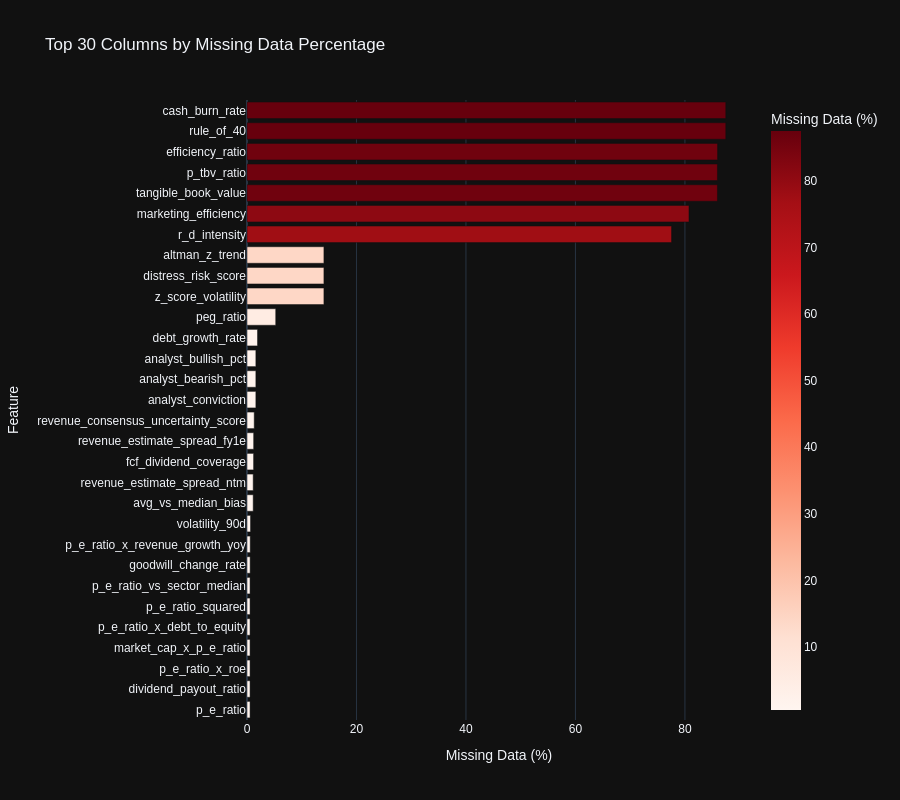
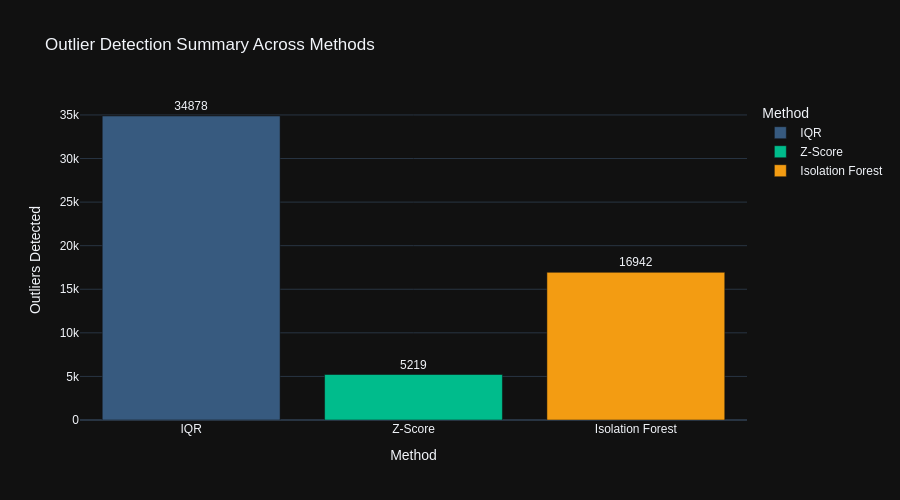
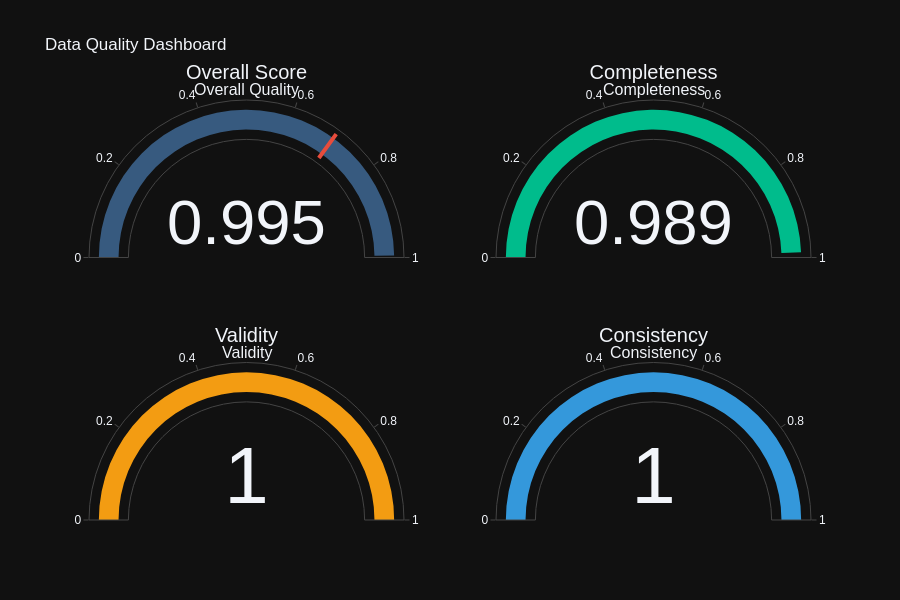

The notebook cell saved with these charts, in order:
### Code cell
# 📊 Interactive Data Quality Visualizations
print("\n📊 Creating Interactive Data Quality Visualizations...")

# Note: Output directories already created at initialization (all Phase 9.1-9.8 subdirectories)

# 1. Missing Value Heatmap (Interactive Plotly)
missing_pct = (all_stocks_winsorized.isnull().sum() / len(all_stocks_winsorized) * 100).sort_values(ascending=False)
missing_df = pd.DataFrame({
    'Column': missing_pct.index,
    'Missing %': missing_pct.values
    }).head(30)

fig_missing = px.bar(
        missing_df,
        x='Missing %',
        y='Column',
        orientation='h',
        title='Top 30 Columns by Missing Data Percentage',
        labels={'Missing %': 'Missing Data (%)', 'Column': 'Feature'},
        color='Missing %',
        color_continuous_scale='Reds',
        height=800,
        template='plotly_dark'
        )
fig_missing.update_layout(yaxis={'categoryorder': 'total ascending'}, font_family="Arial")
fig_missing.show()

# Save as HTML for interactive viewing
fig_missing.write_html(OUTPUT_DIR / "eda" / "missing_values_heatmap.html")
print(f"✓ Saved: {OUTPUT_DIR / 'eda' / 'missing_values_heatmap.html'}")

# 2. Outlier Detection Summary (Interactive Bar Chart)
outlier_summary = pd.DataFrame({
    'Method': ['IQR', 'Z-Score', 'Isolation Forest'],
    'Outliers Detected': [total_iqr, total_zscore, total_iforest],
    'Columns Analyzed': [len(outliers_iqr), len(outliers_zscore), len(outliers_iforest)]
    })

fig_outliers = px.bar(
        outlier_summary,
        x='Method',
        y='Outliers Detected',
        title='Outlier Detection Summary Across Methods',
        color='Method',
        text='Outliers Detected',
        height=500,
        template='plotly_dark',
        color_discrete_sequence=['#375a7f', '#00bc8c', '#f39c12']
        )
fig_outliers.update_traces(texttemplate='%{text}', textposition='outside')
fig_outliers.update_layout(font_family="Arial")
fig_outliers.show()
fig_outliers.write_html(OUTPUT_DIR / "eda" / "outlier_detection_summary.html")
print(f"✓ Saved: {OUTPUT_DIR / 'eda' / 'outlier_detection_summary.html'}")

# 3. Data Quality Score Dashboard (Gauge Charts)
fig_quality = make_subplots(
        rows=2, cols=2,
        specs=[[{'type': 'indicator'}, {'type': 'indicator'}],
               [{'type': 'indicator'}, {'type': 'indicator'}]],
        subplot_titles=('Overall Quality', 'Completeness', 'Validity', 'Consistency')
        )

fig_quality.add_trace(go.Indicator(
        mode="gauge+number",
        value=quality_report.overall_score,
        title={'text': "Overall Score"},
        gauge={'axis': {'range': [0, 1]},
               'bar': {'color': "#375a7f"},
               'threshold': {'line': {'color': "#e74c3c", 'width': 4}, 'thickness': 0.75, 'value': 0.7}}
        ), row=1, col=1)

fig_quality.add_trace(go.Indicator(
        mode="gauge+number",
        value=quality_report.completeness_score,
        title={'text': "Completeness"},
        gauge={'axis': {'range': [0, 1]}, 'bar': {'color': "#00bc8c"}}
        ), row=1, col=2)

fig_quality.add_trace(go.Indicator(
        mode="gauge+number",
        value=quality_report.validity_score,
        title={'text': "Validity"},
        gauge={'axis': {'range': [0, 1]}, 'bar': {'color': "#f39c12"}}
        ), row=2, col=1)

fig_quality.add_trace(go.Indicator(
        mode="gauge+number",
        value=quality_report.consistency_score,
        title={'text': "Consistency"},
        gauge={'axis': {'range': [0, 1]}, 'bar': {'color': "#3498db"}}
        ), row=2, col=2)

fig_quality.update_layout(
        title_text="Data Quality Dashboard",
        height=600,
        showlegend=False,
        template='plotly_dark',
        font_family="Arial"
        )
fig_quality.show()
fig_quality.write_html(OUTPUT_DIR / "eda" / "data_quality_dashboard.html")
print(f"✓ Saved: {OUTPUT_DIR / 'eda' / 'data_quality_dashboard.html'}")

print(f"\n✅ Section 2 Interactive Visualizations Complete")
# Optionally, print the actual issues
if quality_report.issues:
    print(f"  Issue details:")
    for issue in quality_report.issues[:5]:  # Show first 5 issues
        print(f"    - {issue}")
    if len(quality_report.issues) > 5:
        print(f"    ... and {len(quality_report.issues) - 5} more issues")

### Figure 1 — Plotly figure (JSON) as saved in the notebook; plotly's stock layout.template omitted (floating-point values rounded to 4 significant figures)
{"data": [{"hovertemplate": "Missing Data (%)=%{marker.color}<br>Feature=%{y}<extra></extra>", "legendgroup": "", "marker": {"color": [87.47, 87.47, 85.96, 85.95, 85.95, 80.74, 77.56, 14.05, 14.05, 14.05, 5.248, 1.921, 1.62, 1.62, 1.62, 1.319, 1.219, 1.204, 1.133, 1.133, 0.6453, 0.5879, 0.5736, 0.5592, 0.5592, 0.5592, 0.5592, 0.5592, 0.5592, 0.5592], "coloraxis": "coloraxis", "pattern": {"shape": ""}}, "name": "", "orientation": "h", "showlegend": false, "textposition": "auto", "x": [87.47, 87.47, 85.96, 85.95, 85.95, 80.74, 77.56, 14.05, 14.05, 14.05, 5.248, 1.921, 1.62, 1.62, 1.62, 1.319, 1.219, 1.204, 1.133, 1.133, 0.6453, 0.5879, 0.5736, 0.5592, 0.5592, 0.5592, 0.5592, 0.5592, 0.5592, 0.5592], "xaxis": "x", "y": ["rule_of_40", "cash_burn_rate", "efficiency_ratio", "tangible_book_value", "p_tbv_ratio", "marketing_efficiency", "r_d_intensity", "z_score_volatility", "distress_risk_score", "altman_z_trend", "peg_ratio", "debt_growth_rate", "analyst_conviction", "analyst_bearish_pct", "analyst_bullish_pct", "revenue_consensus_uncertainty_score", "revenue_estimate_spread_fy1e", "fcf_dividend_coverage", "avg_vs_median_bias", "revenue_estimate_spread_ntm", "volatility_90d", "p_e_ratio_x_revenue_growth_yoy", "goodwill_change_rate", "p_e_ratio", "dividend_payout_ratio", "p_e_ratio_x_roe", "market_cap_x_p_e_ratio", "p_e_ratio_x_debt_to_equity", "p_e_ratio_squared", "p_e_ratio_vs_sector_median"], "yaxis": "y", "type": "bar"}], "layout": {"xaxis": {"anchor": "y", "domain": [0.0, 1.0], "title": {"text": "Missing Data (%)"}}, "yaxis": {"anchor": "x", "domain": [0.0, 1.0], "title": {"text": "Feature"}, "categoryorder": "total ascending"}, "coloraxis": {"colorbar": {"title": {"text": "Missing Data (%)"}}, "colorscale": [[0.0, "rgb(255,245,240)"], [0.125, "rgb(254,224,210)"], [0.25, "rgb(252,187,161)"], [0.375, "rgb(252,146,114)"], [0.5, "rgb(251,106,74)"], [0.625, "rgb(239,59,44)"], [0.75, "rgb(203,24,29)"], [0.875, "rgb(165,15,21)"], [1.0, "rgb(103,0,13)"]]}, "legend": {"tracegroupgap": 0}, "title": {"text": "Top 30 Columns by Missing Data Percentage"}, "barmode": "relative", "height": 800, "font": {"family": "Arial"}}}

### Figure 2 — Plotly figure (JSON) as saved in the notebook; plotly's stock layout.template omitted (floating-point values rounded to 4 significant figures)
{"data": [{"hovertemplate": "Method=%{x}<br>Outliers Detected=%{text}<extra></extra>", "legendgroup": "IQR", "marker": {"color": "#375a7f", "pattern": {"shape": ""}}, "name": "IQR", "orientation": "v", "showlegend": true, "text": [34880.0], "textposition": "outside", "x": ["IQR"], "xaxis": "x", "y": [34878], "yaxis": "y", "type": "bar", "texttemplate": "%{text}"}, {"hovertemplate": "Method=%{x}<br>Outliers Detected=%{text}<extra></extra>", "legendgroup": "Z-Score", "marker": {"color": "#00bc8c", "pattern": {"shape": ""}}, "name": "Z-Score", "orientation": "v", "showlegend": true, "text": [5219.0], "textposition": "outside", "x": ["Z-Score"], "xaxis": "x", "y": [5219], "yaxis": "y", "type": "bar", "texttemplate": "%{text}"}, {"hovertemplate": "Method=%{x}<br>Outliers Detected=%{text}<extra></extra>", "legendgroup": "Isolation Forest", "marker": {"color": "#f39c12", "pattern": {"shape": ""}}, "name": "Isolation Forest", "orientation": "v", "showlegend": true, "text": [16940.0], "textposition": "outside", "x": ["Isolation Forest"], "xaxis": "x", "y": [16942], "yaxis": "y", "type": "bar", "texttemplate": "%{text}"}], "layout": {"xaxis": {"anchor": "y", "domain": [0.0, 1.0], "title": {"text": "Method"}, "categoryorder": "array", "categoryarray": ["IQR", "Z-Score", "Isolation Forest"]}, "yaxis": {"anchor": "x", "domain": [0.0, 1.0], "title": {"text": "Outliers Detected"}}, "legend": {"title": {"text": "Method"}, "tracegroupgap": 0}, "title": {"text": "Outlier Detection Summary Across Methods"}, "barmode": "relative", "height": 500, "font": {"family": "Arial"}}}

### Figure 3 — Plotly figure (JSON) as saved in the notebook; plotly's stock layout.template omitted (floating-point values rounded to 4 significant figures)
{"data": [{"gauge": {"axis": {"range": [0, 1]}, "bar": {"color": "#375a7f"}, "threshold": {"line": {"color": "#e74c3c", "width": 4}, "thickness": 0.75, "value": 0.7}}, "mode": "gauge+number", "title": {"text": "Overall Score"}, "value": 0.9955, "type": "indicator", "domain": {"x": [0.0, 0.45], "y": [0.625, 1.0]}}, {"gauge": {"axis": {"range": [0, 1]}, "bar": {"color": "#00bc8c"}}, "mode": "gauge+number", "title": {"text": "Completeness"}, "value": 0.9887, "type": "indicator", "domain": {"x": [0.55, 1.0], "y": [0.625, 1.0]}}, {"gauge": {"axis": {"range": [0, 1]}, "bar": {"color": "#f39c12"}}, "mode": "gauge+number", "title": {"text": "Validity"}, "value": 1.0, "type": "indicator", "domain": {"x": [0.0, 0.45], "y": [0.0, 0.375]}}, {"gauge": {"axis": {"range": [0, 1]}, "bar": {"color": "#3498db"}}, "mode": "gauge+number", "title": {"text": "Consistency"}, "value": 1.0, "type": "indicator", "domain": {"x": [0.55, 1.0], "y": [0.0, 0.375]}}], "layout": {"annotations": [{"font": {"size": 16}, "showarrow": false, "text": "Overall Quality", "x": 0.225, "xanchor": "center", "xref": "paper", "y": 1.0, "yanchor": "bottom", "yref": "paper"}, {"font": {"size": 16}, "showarrow": false, "text": "Completeness", "x": 0.775, "xanchor": "center", "xref": "paper", "y": 1.0, "yanchor": "bottom", "yref": "paper"}, {"font": {"size": 16}, "showarrow": false, "text": "Validity", "x": 0.225, "xanchor": "center", "xref": "paper", "y": 0.375, "yanchor": "bottom", "yref": "paper"}, {"font": {"size": 16}, "showarrow": false, "text": "Consistency", "x": 0.775, "xanchor": "center", "xref": "paper", "y": 0.375, "yanchor": "bottom", "yref": "paper"}], "title": {"text": "Data Quality Dashboard"}, "font": {"family": "Arial"}, "height": 600, "showlegend": false}}
